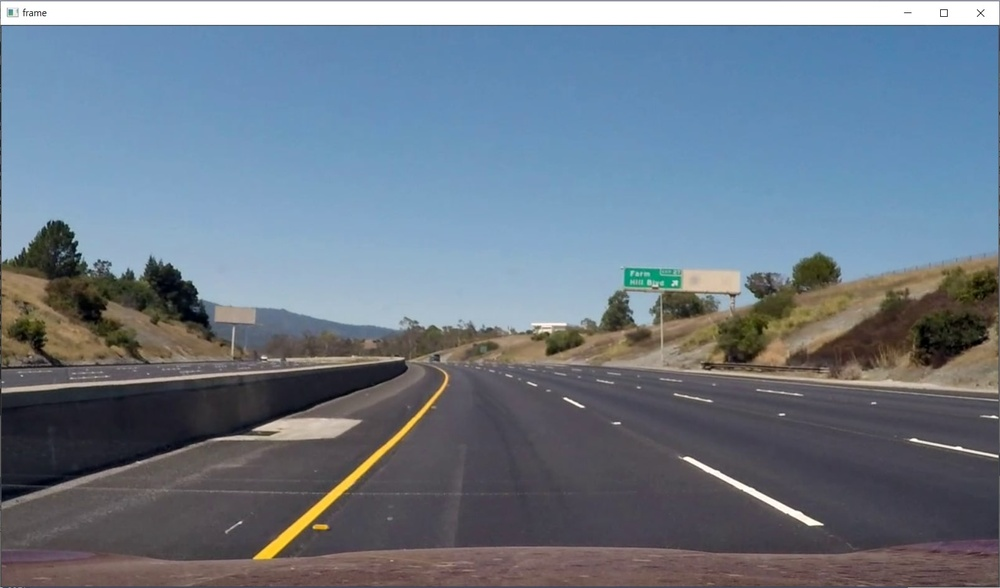
#> input picture sub1/lsh sub1/aiot-skeleton/Sub2/프로젝트 확장/solidWhiteCurve.jpg, 1000 x 588 px, shrunk from 1605 x 944 before the run
$ python sample3.py
#> lines starting #> are read from the running program, lines starting #| are printed output that depends on the picture; after the words box and inside, x2 and y2 are one past the last pixel; in counts of white or black regions, pixels touching at a corner belong together
import matplotlib.pyplot as plt
import matplotlib.image as mpimg
import numpy as np
import cv2

# CUDA가 가능한지 확인
use_cuda = cv2.cuda.getCudaEnabledDeviceCount() > 0
if use_cuda:
    print("CUDA가 활성화되었습니다.")
else:
    print("CUDA를 사용할 수 없습니다. CPU 모드로 전환합니다.")

def region_of_interest(img, vertices):
    mask = np.zeros_like(img)
    match_mask_color = 255  # 그레이스케일용으로 설정
    cv2.fillPoly(mask, vertices, match_mask_color)
    masked_image = cv2.bitwise_and(img, mask)
    return masked_image

image = mpimg.imread('solidWhiteCurve.jpg')
#> image is the input picture: shape (588, 1000, 3); mean R, G, B 108.7, 121.8, 135.9
height, width, _ = image.shape
#> height = 588; width = 1000
region_of_interest_vertices = [
    (0, height),
    (width / 2, height / 2),
    (width, height),
]
#> region_of_interest_vertices = [(0, 588), (500, 294), (1000, 588)]

plt.figure()
plt.imshow(image)
plt.show()

if use_cuda:
    # GPU에서 이미지 작업 수행
    gpu_frame = cv2.cuda_GpuMat()
    gpu_frame.upload(image)

    # GPU에서 그레이스케일 변환
    gpu_gray = cv2.cuda.cvtColor(gpu_frame, cv2.COLOR_RGB2GRAY)

    # GPU에서 Canny 엣지 검출
    gpu_canny = cv2.cuda.createCannyEdgeDetector(100, 200)
    gpu_edges = gpu_canny.detect(gpu_gray)

    # 결과를 다시 CPU로 다운로드
    cannyed_image = gpu_edges.download()
else:
    # CPU에서 그레이스케일 변환
    gray_image = cv2.cvtColor(image, cv2.COLOR_RGB2GRAY)
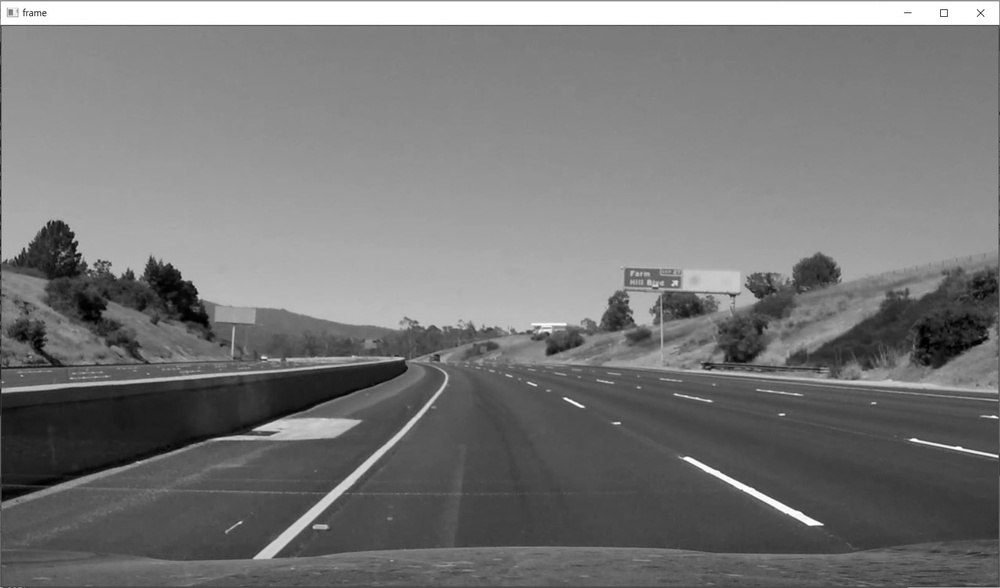
#> gray_image: shape (588, 1000); min 0, max 255, mean 119.5
    # CPU에서 Canny 엣지 검출
    cannyed_image = cv2.Canny(gray_image, 100, 200)
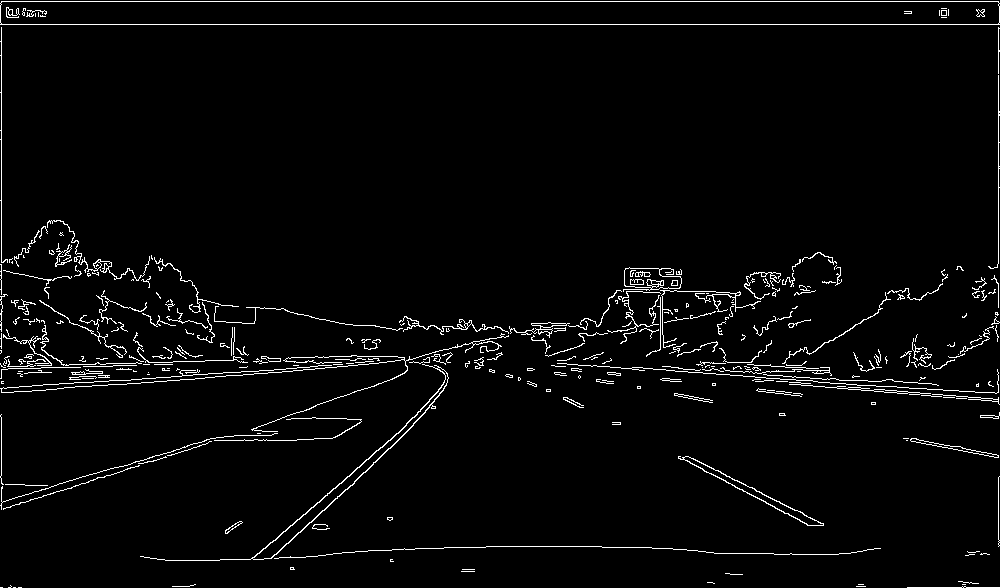
#> cannyed_image: shape (588, 1000); 3% white in thin lines or dots


# Canny 처리 후 크롭 작업
cropped_image = region_of_interest(
    cannyed_image,
    np.array([region_of_interest_vertices], np.int32)
)
#> in region_of_interest, `cv2.fillPoly(mask, vertices, match_mask_color)`:
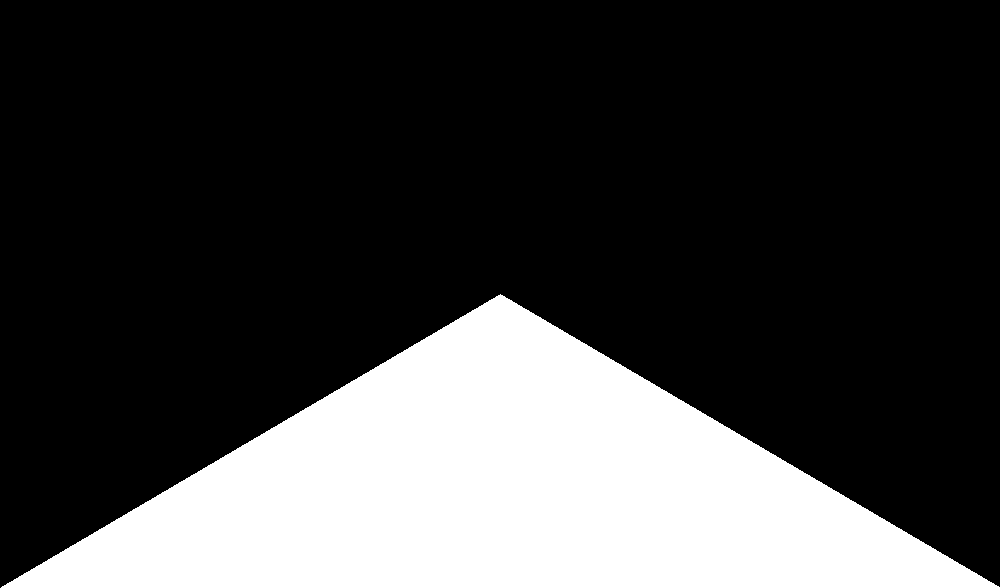
#> mask: shape (588, 1000); 25% white; 1 white region, box (x1, y1, x2, y2) and area: (1, 294, 1000, 588) 147206
#> in region_of_interest, `masked_image = cv2.bitwise_and(img, mask)`:
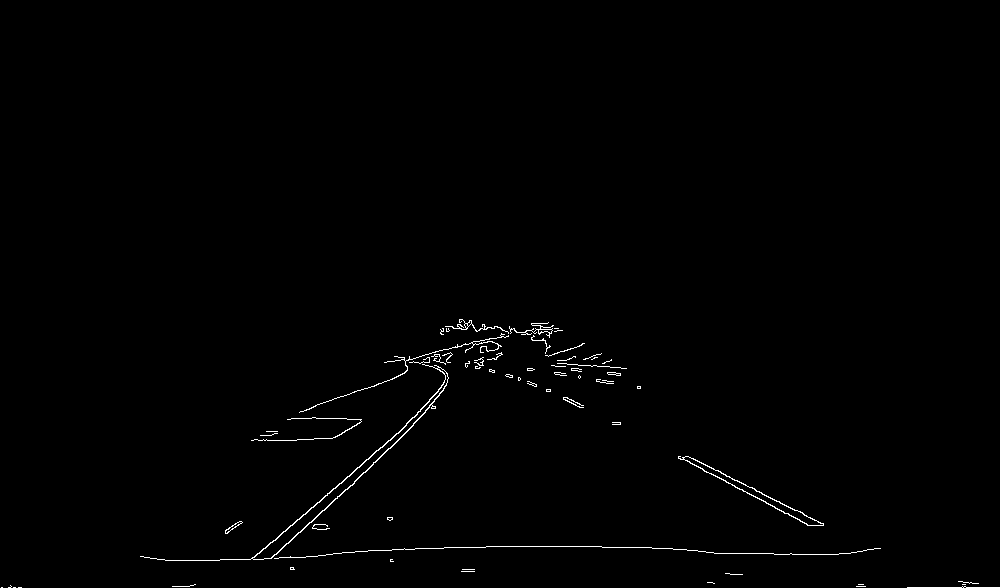
#> masked_image: shape (588, 1000); 0.67% white in thin lines or dots, all inside (x1, y1, x2, y2) = (1, 319, 1000, 588)

plt.figure()
plt.imshow(cropped_image, cmap='gray')
plt.show()
